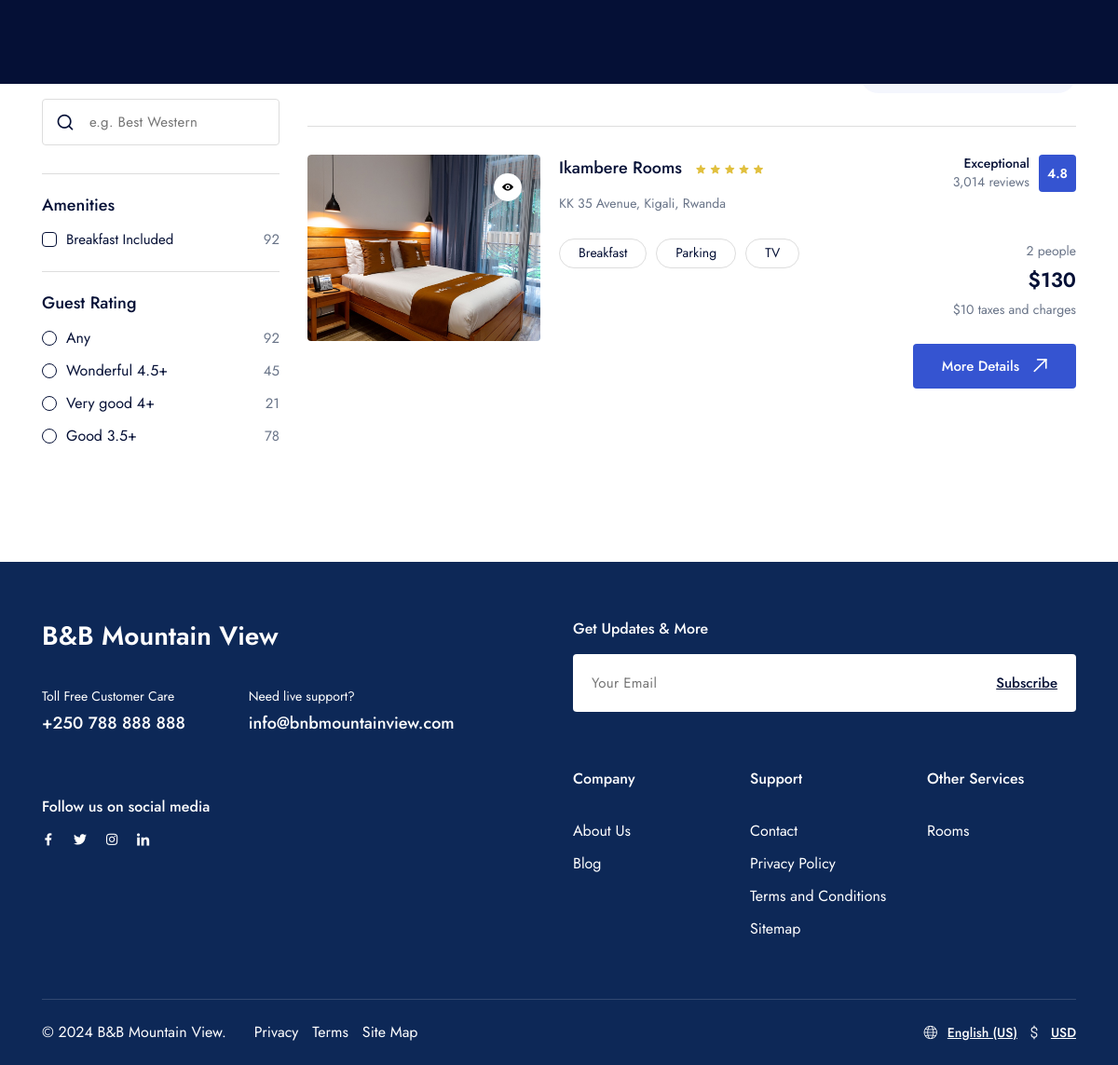
/rooms/, run on the app's committed database.
### home/models.py (models this page shows, shortened)
class Room(models.Model):
    name = models.CharField(max_length=255)
    slug = models.SlugField(unique=True, blank=True)
    description = models.TextField()
    price = models.IntegerField(null=True, blank=True)
    capacity = models.IntegerField()
    size = models.CharField(max_length=255, null=True, blank=True)
    image = ProcessedImageField(
        upload_to=room_image_path,
        format='JPEG',
        options={'quality': 90},
        null=True,
        blank=True,
    )
    amenities = models.ManyToManyField(Amenity, blank=True)
    created_at = models.DateTimeField(default=timezone.now)
    updated_at = models.DateTimeField(auto_now=True)
    class Meta:
        verbose_name_plural = "Rooms"

class Amenity(models.Model):
    name = models.CharField(max_length=100, unique=True)
    class Meta:
        verbose_name_plural = "Amenities"

### home/views.py (the view)
# urls.py: path('rooms/', rooms, name="rooms"),
def rooms(request):
    rooms = Room.objects.prefetch_related('images').order_by('-created_at').all()
    context = {
        'rooms': rooms,
    }
    return render(request, 'rooms/index.html', context)

### templates/rooms/index.html (shortened to what this page needs)
{% extends 'layouts/app.html' %}
{% load static %}
{% load humanize %}
{% block content %}
    <section class="layout-pt-md layout-pb-lg">
        <div class="container">
            <div class="row y-gap-30">
                <div class="col-xl-3">
                    {% include 'inc/sidebar.html' %}
                </div>
                <div class="col-xl-9">
                    <div class="row y-gap-10 items-center justify-between">
                        <div class="col-auto">
                        </div>
                        <div class="col-auto">
                            <div class="row x-gap-20 y-gap-20">
                                <div class="col-auto">
                                    <button class="button -blue-1 h-40 px-20 rounded-100 bg-blue-1-05 text-15 text-blue-1">
                                    </button>
                                </div>
                            </div>
                        </div>
                    </div>
                    <div class="row y-gap-30">
                        {% for room in rooms %}
                            <div class="col-12">
                                <div class="border-top-light pt-30">
                                    <div class="row x-gap-20 y-gap-20">
                                        <div class="col-md-auto">
                                            <div class="cardImage ratio ratio-1:1 w-250 md:w-1/1 rounded-4">
                                                <div class="cardImage__content">
                                                    <div class="cardImage-slider rounded-4 overflow-hidden js-cardImage-slider">
                                                        <div class="swiper-wrapper">
                                                            <div class="swiper-slide">
                                                                <img class="col-12" src="{{ room.image.url }}" alt="{{ room.name }}">
                                                            </div>
                                                        </div>
                                                    </div>
                                                </div>
                                                <div class="cardImage__wishlist">
                                                    <button class="button -blue-1 bg-white size-30 rounded-full shadow-2">
                                                        <i class="icon-eye text-12"></i>
                                                    </button>
                                                </div>
                                            </div>
                                        </div>
                                        <div class="col-md">
                                            <h3 class="text-18 lh-16 fw-500">
                                                {{ room.name }}
                                                <div class="d-inline-block ml-10">
                                                    <i class="icon-star text-10 text-yellow-2"></i>
                                                    <i class="icon-star text-10 text-yellow-2"></i>
                                                    <i class="icon-star text-10 text-yellow-2"></i>
                                                    <i class="icon-star text-10 text-yellow-2"></i>
                                                    <i class="icon-star text-10 text-yellow-2"></i>
                                                </div>
                                            </h3>
                                            <div class="row x-gap-10 y-gap-10 items-center pt-10">
                                                <div class="col-auto">
                                                    <p class="text-14">KK 35 Avenue, Kigali, Rwanda</p>
                                                </div>
                                            </div>
                                            <div class="row x-gap-10 y-gap-10 pt-20">
                                                {% for amenity in room.amenities.all %}
                                                    <div class="col-auto">
                                                        <div class="border-light rounded-100 py-5 px-20 text-14 lh-14">{{ amenity.name }}</div>
                                                    </div>
                                                {% endfor %}
                                            </div>
                                        </div>
                                        <div class="col-md-auto text-right md:text-left">
                                            <div class="row x-gap-10 y-gap-10 justify-end items-center md:justify-start">
                                                <div class="col-auto">
                                                    <div class="text-14 lh-14 fw-500">Exceptional</div>
                                                    <div class="text-14 lh-14 text-light-1">3,014 reviews</div>
                                                </div>
                                                <div class="col-auto">
                                                    <div class="flex-center text-white fw-600 text-14 size-40 rounded-4 bg-blue-1">4.8</div>
                                                </div>
                                            </div>
                                            <div class="">
                                                <div class="text-14 text-light-1 mt-50 md:mt-20">{{ room.capacity }} people</div>
                                                <div class="text-22 lh-12 fw-600 mt-5">${{ room.price|intcomma }}</div>
                                                <div class="text-14 text-light-1 mt-5">$10 taxes and charges</div>
                                                <a href="{% url 'base:getRoom' room.slug %}" class="button -md -dark-1 bg-blue-1 text-white mt-24">
                                                    More Details <div class="icon-arrow-top-right ml-15"></div>
                                                </a>
                                            </div>
                                        </div>
                                    </div>
                                </div>
                            </div>
                        {% endfor %}
                    </div>
                </div>
            </div>
        </div>
    </section>
{% endblock %}

### data on the page
Room: image (picture), name "Ikambere Rooms", capacity "2", price "130"
Amenity: name "Breakfast"
Amenity: name "Parking"
Amenity: name "TV"
